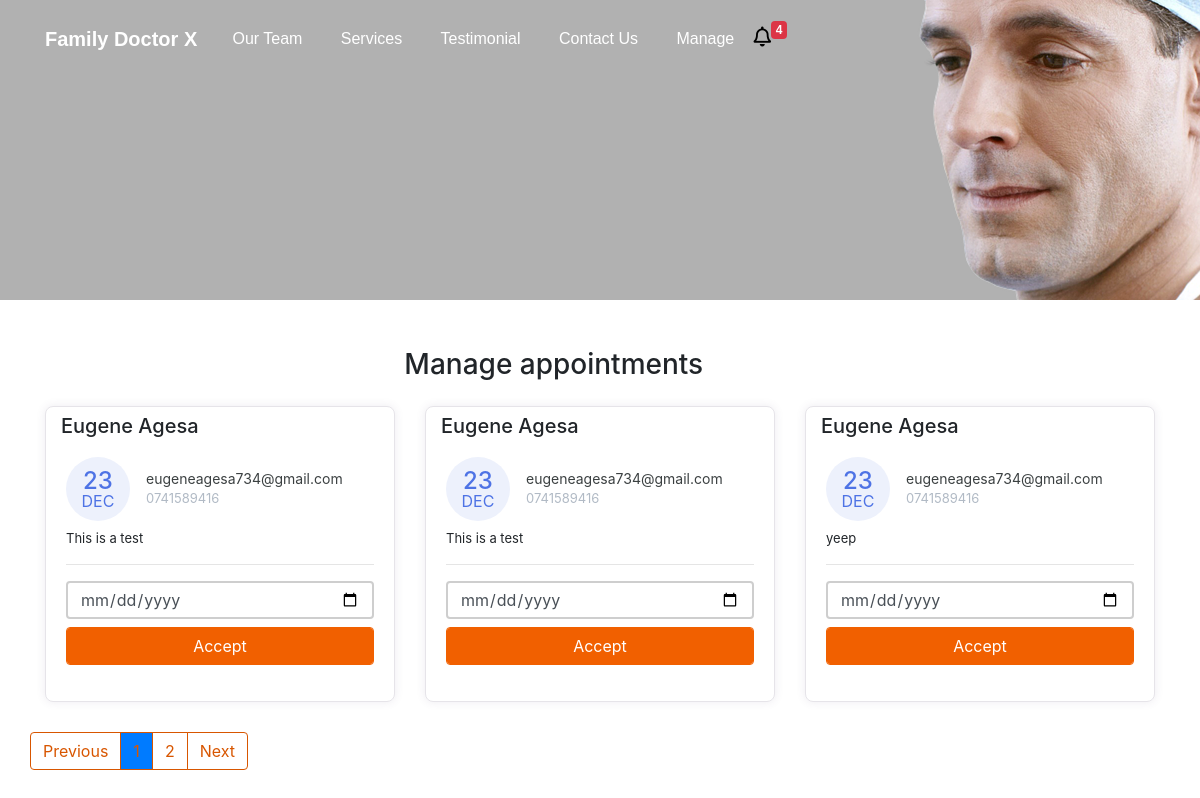
The page /manage-appointments/ (signed in) on the database as committed earlier.
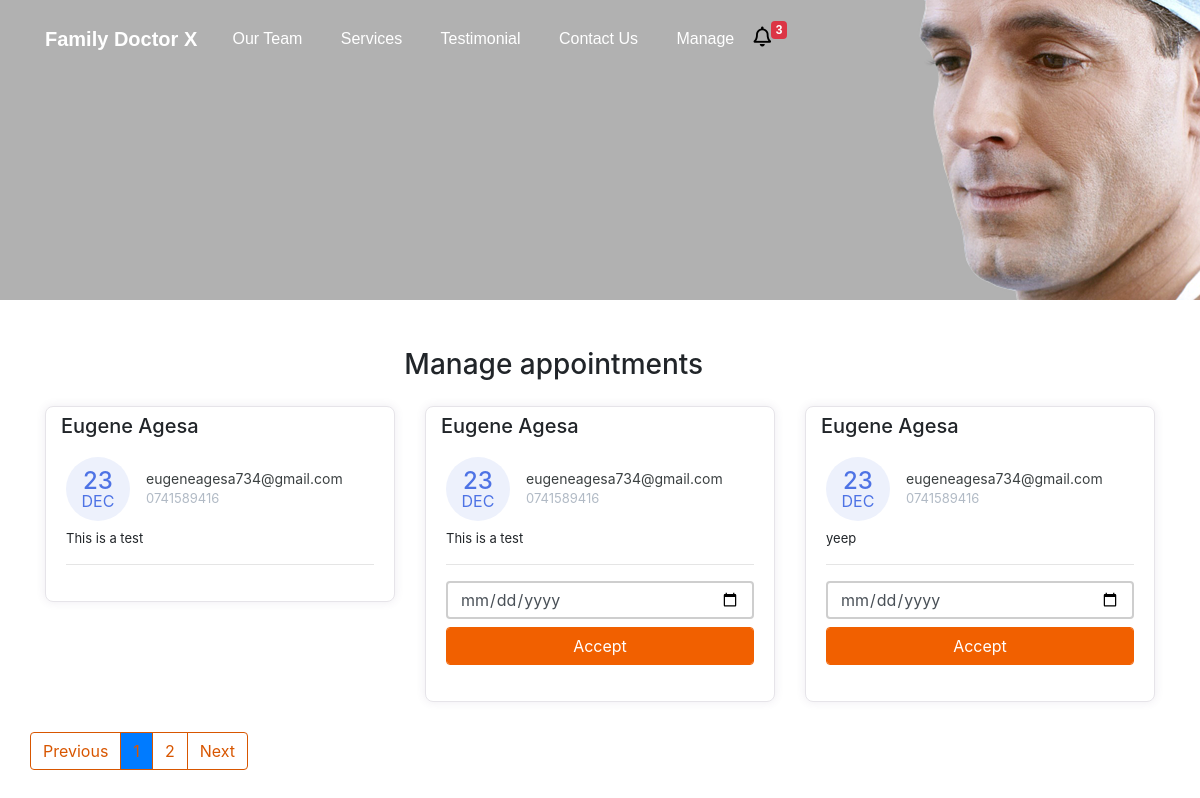
The same page on the database as committed later.
### doctor/models.py (models this page shows, shortened)
class Appointment(models.Model):
    first_name = models.CharField(max_length=50)
    last_name = models.CharField(max_length=50)
    email = models.CharField(max_length=50)
    phone = models.CharField(max_length=50)
    request = models.TextField(blank=True)
    sent_date = models.DateField(auto_now_add=True)
    accepted = models.BooleanField(default=False)
    accepted_date = models.DateField(auto_now_add=False, null=True, blank=True)
    class Meta:
        ordering = ["-sent_date"]

### doctor/views.py (the view, shortened to what this page needs)
# urls.py: path("manage-appointments/", ManageAppointmentTemplateView.as_view(), name="manage"),
class ManageAppointmentTemplateView(LoginRequiredMixin, ListView):
   template_name = "manage-appointments.html"
   model = Appointment
   context_object_name = "appointments"
   paginate_by = 3
   def get_context_data(self, **kwargs):
       context = super().get_context_data(**kwargs)
       context['title'] = 'Manage Appointments'
       return context

### doctor/context_processors.py (called while the page is built)
def get_notifications(request):
    count = Appointment.objects.filter(accepted=False).count()
    data = {
        "count":count
    }
    return data

### templates/manage-appointments.html (shortened to what this page needs)
{% extends 'base.html' %}
  {% block content %}
    <div class="container mt-5">
        <div class="col-11 text-center mt-4 mb-4">
            <h3>
                Manage appointments
            </h3>
        </div>
        <div class="row">
          {% for app in appointments %}
            <div class="col-lg-4">
                <div class="card card-margin">
                    <div class="card-header no-border">
                        <h5 class="card-title">{{ app.first_name }} {{ app.last_name }}</h5>
                    </div>
                    <div class="card-body pt-0">
                        <div class="widget-49">
                            <div class="widget-49-title-wrapper">
                                <div class="widget-49-date-primary">
                                    <span class="widget-49-date-day">{{ app.sent_date|date:"d" }}</span>
                                    <span class="widget-49-date-month">{{ app.sent_date|date:"M" }}</span>
                                </div>
                                <div class="widget-49-meeting-info">
                                    <span class="widget-49-pro-title">{{ app.email }}</span>
                                    <span class="widget-49-meeting-time">{{ app.phone }}</span>
                                </div>
                            </div>
                            <div class="widget-49-meeting-points">
                                <span>{{ app.request }}</span>
                            </div>
                            <hr class="w-100">
                            {% if app.accepted == False %}
                            <form method="POST" action="{% url 'manage' %}">
                            <div class="form-group">
                                <input type="date" name="date" class="form-control mb-2"
                                    placeholder="dd-mm-yyyy" value=""
                                    min="1997-01-01" max="2030-12-31">
                                <input class="btn-block btn-primary form-control" type="submit" value="Accept" >
                            </div>
                          </form>
                          {% endif %}
                        </div>
                    </div>
                </div>
            </div>
            {% endfor %}
            {% if is_paginated %}
            <div class="wrapper">
                <nav aria-label="Page navigation example">
                    <ul class="pagination">
                        {% if page_obj.has_previous %}
                        <li class="page-item">
                            <a class="page-link" href="?page={{ page_obj.previous_page_number }}" aria-label="Previous">Previous</a>
                        </li>
                        {% else %}
                        <li class="page-item disabled">
                            <a class="page-link" href="#" aria-label="Previous">Previous</a>
                        </li>
                        {% endif %}
                        {% for number in page_obj.paginator.page_range %}
                        <li class="page-item {% if number == page_obj.number %}active{% endif %}">
                            <a class="page-link" href="?page={{ number }}">{{ number }}</a>
                        </li>
                        {% endfor %}
                        {% if page_obj.has_next %}
                        <li class="page-item">
                            <a class="page-link" href="?page={{ page_obj.next_page_number }}" aria-label="Next">Next</a>
                        </li>
                        {% else %}
                        <li class="page-item disabled">
                            <a class="page-link" href="#" aria-label="Next">Next</a>
                        </li>
                        {% endif %}
                    </ul>
                </nav>
            </div>
            {% endif %}
{% endblock content %}

### templates/base.html (shortened to what this page needs)
{% load static %}
<!DOCTYPE html>
<html lang="en">
<head>
  <link href="{% static 'css/bootstrap.min.css' %}" rel="stylesheet">
  <link rel="stylesheet" href="https://cdnjs.cloudflare.com/ajax/libs/font-awesome/5.15.3/css/all.min.css" />
  <link rel="stylesheet" href="{% static 'css/styles.css' %}" />
</head>
<body>
  <div class="header" style="
    background: rgb(177, 177, 177) url('../static/img/header.png') no-repeat fixed center
    {% if "appointment" in request.path %}
     max-height:300px!important;min-height:300px!important;
    {% endif %}
    ">
    <nav class="navbar navbar-dark navbar-expand-md navigation-clean-search">
        <div class="container"><a class="navbar-brand" href="#">Family Doctor X</a>
            <div class="collapse navbar-collapse"
                id="navcol-1">
                <ul class="nav navbar-nav">
                    <li class="nav-item" role="presentation">
                        <a class="nav-link active" href="#team">Our Team</a>
                    </li>
                    <li class="nav-item" role="presentation">
                        <a class="nav-link active" href="#services">Services</a>
                    </li>
                    <li class="nav-item" role="presentation">
                        <a class="nav-link active" href="#reviews">Testimonial</a>
                    </li>
                    <li class="nav-item" role="presentation">
                        <a class="nav-link active" href="#contact">Contact Us</a>
                    </li>
                    {% if request.user.is_authenticated %}
                    <li class="nav-item" role="presentation">
                      <a class="nav-link active" href="{% url 'manage' %}">Manage</a>
                  </li>
                  {% endif %}
                  <li class="nav-item" role="presentation">
                    <a href="{% url 'manage' %}" style="float: left;cursor:pointer;" aria-expanded="true" title="You Have 6 New Appointments">
                      <i class="far fa-bell" style="font-size: 20px; float: left; color: black">
                      </i>
                  </a>
                  <span class="badge badge-danger">{{ count }}</span>
                </li>
                </ul>
            </div>
        </div>
    </nav>
</div>
{% block content %}{% endblock content %}
</body>
</html>

### static/css/styles.css (style rules this page uses)
.header { background: rgb(177, 177, 177) url("img/header.png") no-repeat fixed center; min-height: 1000px; font-family:'Source Sans Pro', sans-serif; }
@media (min-width:768px) { .header { padding-bottom:120px; } }
.header .navbar { background:transparent; padding-top:.75rem; padding-bottom:.75rem; color:#fff; border-radius:0; box-shadow:none; border:none; }
@media (min-width:768px) { .header .navbar { padding-top:1rem; padding-bottom:1rem; } }
.header .navbar .navbar-brand { font-weight:bold; color:inherit; }
.header .navbar .navbar-collapse { border-top:1px solid rgba(255,255,255,0.3); margin-top:.5rem; }
@media (min-width:768px) { .header .navbar .navbar-collapse { border-color:transparent; margin:0; } }
.header .navbar .navbar-nav a.active, .header .navbar .navbar-nav > .show .dropdown-item { background:none; box-shadow:none; }
@media (min-width: 768px) { .header .navbar-nav .nav-link { padding-left:.7rem; padding-right:.7rem; } }
@media (min-width: 992px) { .header .navbar-nav .nav-link { padding-left:1.2rem; padding-right:1.2rem; } }
.form-control { box-shadow: none !important; outline: none !important; border: 2px solid #cecece; height: 38px; }
.title-box .border,.btn-primary,.back-to-top, .logo i,.question-q-box,.social-circle li a:hover { background-color: #f16000 !important; }
.btn-primary { border: 1px solid #f16000 !important; }
@media (min-width: 768px) { .navbar-nav>li>a { padding-top: 10px; padding-bottom: 10px; } }

Rows that differ between the two databases and show on the page:
changed Appointment (number 1 of 3 on the later page): accepted False → True (drawn); value "Accept" → (not shown)
Other text that changed with them:
{{ count }}: "4" → "3"
